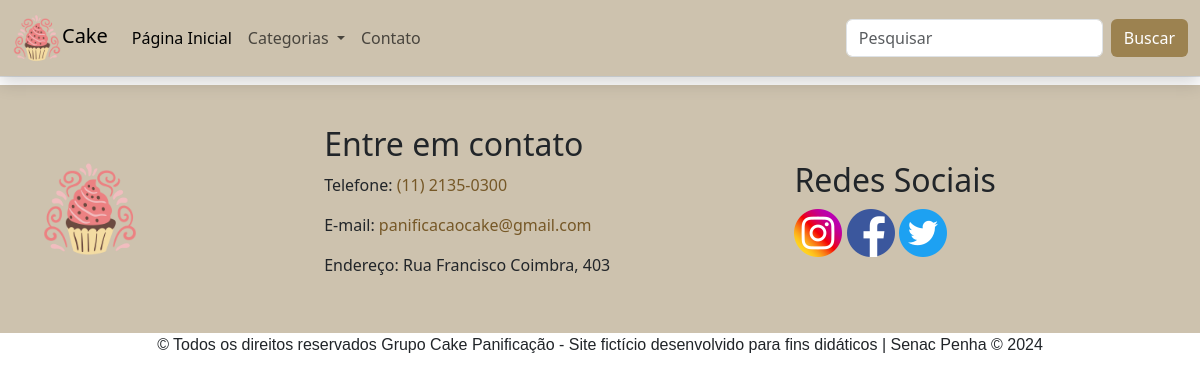
Before: /produtos.php with the older database file.
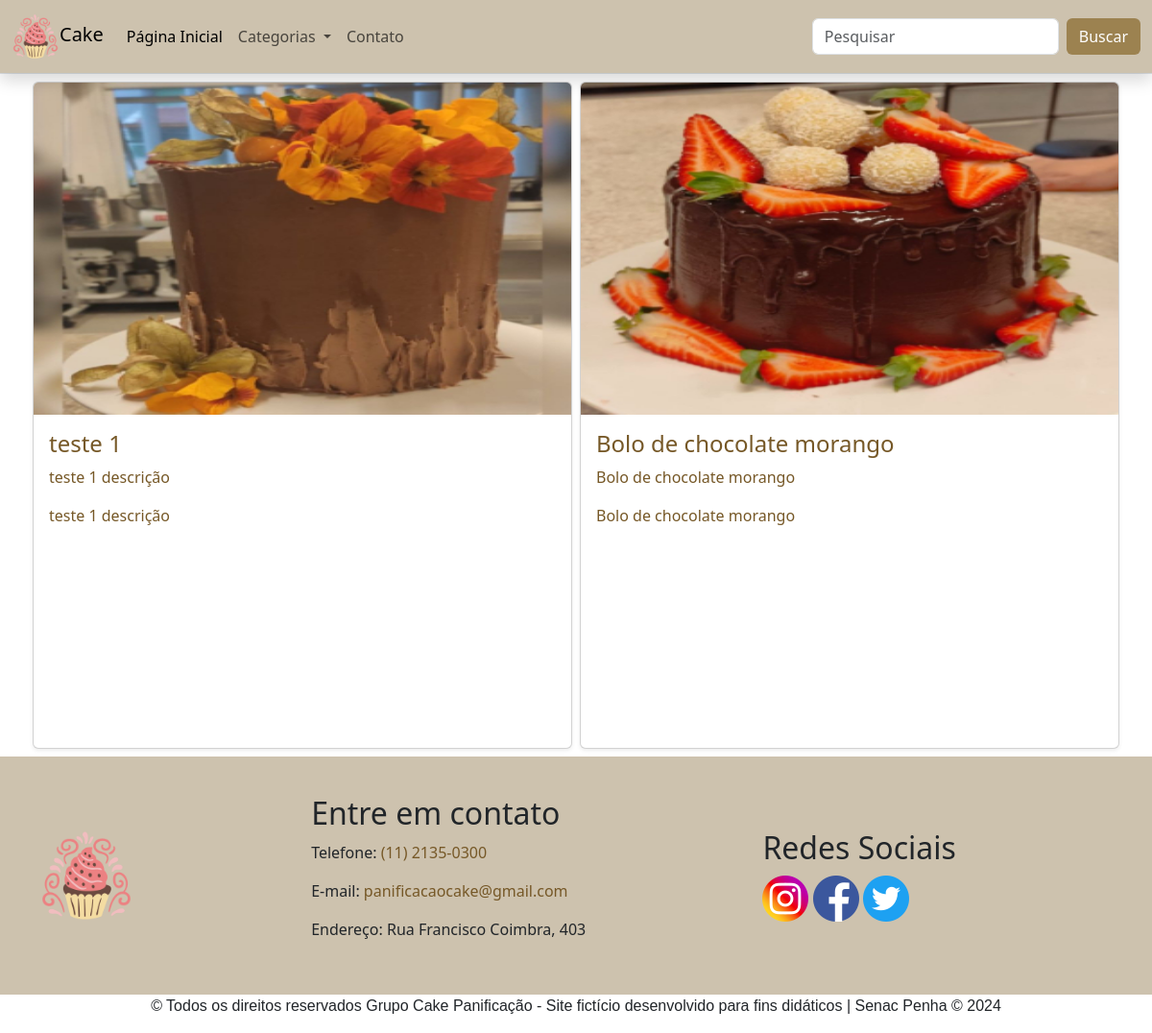
After: the same page with the newer database file.
### tables this page shows
CREATE TABLE `produtos` (
  `id` int(11) NOT NULL,
  `titulo` varchar(200) NOT NULL,
  `descricao` text NOT NULL,
  `preco` decimal(10,2) NOT NULL,
  `imagem` varchar(45) NOT NULL,
  `categoria` enum('paes','doces','salgados','bolos') NOT NULL
);

### funcoes-produtos.php (called while the page is built, shortened)
<?php
function lerTodasNoticias($conexao){
    $sql = "SELECT titulo, imagem, descricao, id
            FROM produtos ";
    $resultado = mysqli_query($conexao, $sql) or die(mysqli_error($conexao));
    return mysqli_fetch_all($resultado, MYSQLI_ASSOC);
}

### produtos.php (the view)
<?php
require "cabecalho.php";
require "funcoes-produtos.php";
$listaDeNoticias = lerTodasNoticias($conexao);
?>
<div class="row my-1 mx-md-n1">
<?php foreach($listaDeNoticias as $noticia) {?>
		<div class="col-md-6 my-1 px-md-1">
            <article class="card shadow-sm h-100">
                <a href="produto.php?id=<?=$noticia['id']?>" class="card-link">
                    <img src="img/<?=$noticia['imagem']?>" class="card-img-top" alt="">
                    <div class="card-body">
                        <h3 class="fs-4 card-title"><?=$noticia['titulo']?></h3>
                        <p class="card-text"><?=$noticia['descricao']?></p>
                        <p class="card-text"><?=$noticia['descricao']?></p>
                    </div>
                </a>
            </article>
		</div>
<?php } ?>
</div>
<?php
require_once "rodape.php";
?>

### cabecalho.php (shortened to what this page needs)
<!DOCTYPE html>
<html lang="pt-br" class="h-100">
<head>
<link href="https://cdn.jsdelivr.net/npm/bootstrap@5.3.3/dist/css/bootstrap.min.css" rel="stylesheet">
<link rel="stylesheet" href="https://cdn.jsdelivr.net/npm/bootstrap-icons@1.11.3/font/bootstrap-icons.min.css">
<link rel="stylesheet" href="css/style.css">
</head>
<body class="d-flex flex-column h-100">
<header id="topo" class="border-bottom sticky-top">
<nav class="shadow navbar navbar-expand-lg bg">
  <div class="container-fluid">
    <a class="navbar-brand" href="index.php">
        <img src="img/logo.webp" width="50px" alt="">Cake
    </a>
    <div class="collapse navbar-collapse" id="navbarSupportedContent">
      <ul class="navbar-nav me-auto mb-2 mb-lg-0">
        <li class="nav-item">
          <a class="nav-link active" aria-current="page" href="#">Página Inicial</a>
        </li>
        <li class="nav-item dropdown">
          <a class="nav-link dropdown-toggle" href="#" role="button" data-bs-toggle="dropdown" aria-expanded="false">
            Categorias
          </a>
        </li>
        <li class="nav-item">
          <a class="nav-link" href="#">Contato</a>
        </li>
      </ul>
      <form class="d-flex" role="search">
        <input class="form-control me-2" type="search" placeholder="Pesquisar" aria-label="Search">
        <button class="btn btn-outline" type="submit">Buscar</button>
      </form>
    </div>
  </div>
</nav>
</header>
<main class="flex-shrink-0">
    <div class="container">

### rodape.php (shortened to what this page needs)
</div>
</main>
<footer class="footer">
  <div class="logo">
    <img src="img/logo.webp" alt="Logo Cake" width="100" height="100">
  </div>
  <div class="contato">
    <h2>Entre em contato</h2>
    <p>Telefone: <a href="tel:+551195555555">(11) 2135-0300</a></p>
    <p>E-mail: <a href="mailto:panificacaocake@gmail.com">panificacaocake@gmail.com</a></p>
    <p>Endereço: Rua Francisco Coimbra, 403</p>
  </div>
  <div class="redes-sociais">
    <h2>Redes Sociais</h2>
    <a href="https://www.instagram.com/" target="_blank"><img src="img/instagram.png" alt="Icone instagram"></a>
    <a href="https://www.facebook.com/" target="_blank"><img src="img/facebook.png" alt="Icone instagram"></a>
    <a href="https://x.com/?lang=pt-br" target="_blank"><img src="img/twiter.png" alt="Icone instagram"></a>
  </div>
</footer>
<div class="copy">
  <p>&copy; Todos os direitos reservados Grupo Cake
Panificação - Site fictício desenvolvido para fins didáticos | Senac Penha &copy; 2024
  </p>
</div>
</body>
</html>

### css/style.css (style rules this page uses)
:root { --cor-titulo: #65451f; --cor-descricao: #65451f; --cor-botao-escuro: #65451f; --cor-icones: #65451f; --cor-topo-rodape: #cdc2ae; --cor-faixa: #765827; --cor-botao: #9c8250; --cor-preto: #000; --cor-branco: #fff; --cor-dropdown: #ddcdb9; --cor-dropdown-hover: #a99f8e; }
#topo .bg { background-color: var(--cor-topo-rodape); }
.btn { background-color: var(--cor-botao); color: var(--cor-branco); font-weight: 500; }
.bg { background-color: var(--cor-botao-escuro); }
.card img { height: 50%; }

### rodape.php (style rules this page uses)
* { box-sizing: border-box; }
.footer { display: flex; justify-content: space-between; align-items: flex-start; padding: 30px; background-color: #cdc2ae; justify-content: center; align-items: center; }
.logo, .contato, .redes-sociais { flex: auto; padding: 10px; }
.contato h2, .redes-sociais h2, .copy h2 { margin-bottom: 10px; }
a { text-decoration: none; color: #765827; font-weight: 500; }
.copy { text-align: center; font-family: sans-serif; }

Changed rows visible on the page:
added produtos: imagem (picture), titulo "teste 1", descricao "teste 1 descrição"
added produtos: imagem (picture), titulo "Bolo de chocolate morango", descricao "Bolo de chocolate morango"
